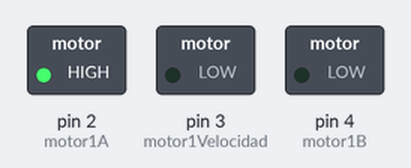
Recording of a sketch running on a simulated Arduino Uno, built with avr-gcc and run on an emulated ATmega328P. Shown: switched loads named in the sketch (green lamp = pin HIGH).

Above: at 0.1 s.
At 10.1 s:
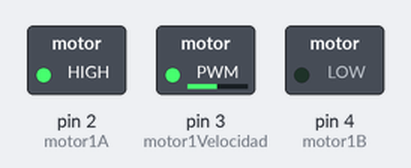
At 18.1 s:
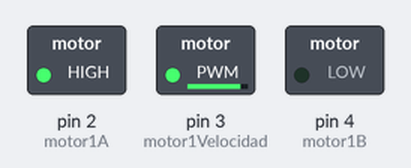
At 38.1 s:
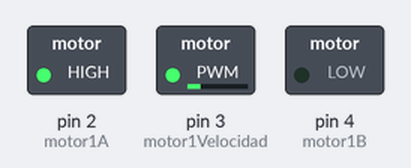
Timing chart, 0 to 39.6 s (numbered marks = the images above):
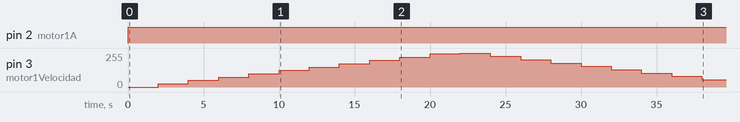

The sketch:

DC_motor_with_H_bridge.ino
```cpp
const byte motor1A = 2;
const byte motor1B = 4;
const byte motor1Velocidad = 3;
double velocidad = 0;

void setup() {
  pinMode(motor1A, OUTPUT);
  pinMode(motor1B, OUTPUT);
}

void loop() {
  digitalWrite(motor1A, HIGH);
  digitalWrite(motor1B, LOW);

  velocidad = 0;
  run();

  digitalWrite(motor1A, LOW);
  digitalWrite(motor1B, HIGH);

  velocidad = 0;
  run();

  // Frenar el motor
  // digitalWrite(motor1A, HIGH);
  // digitalWrite(motor1B, HIGH);
}

void run() {
  for (velocidad = 0; velocidad <= 255; velocidad += 25) {
    analogWrite(motor1Velocidad, velocidad);
    delay(2000);
  }

  for (velocidad = 255; velocidad > 0; velocidad -= 25) {
    analogWrite(motor1Velocidad, velocidad);
    delay(2000);
  }
}
```

Measured:
- by itself, pin 2 (motor1A): LOW → HIGH at 0.00 s
- by itself, pin 3 (motor1Velocidad): rises from 0/255 to 255/255 in 20.0 s, then falls to 55/255 in 16.0 s
